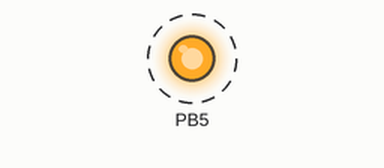
This program was run on a simulated ATmega328P, built with avr-gcc and emulated at 16 MHz. Parts: output pins drawn as LEDs (lit = HIGH). Dashed ring = blinking.

Above: at 0.2 s.
Timing chart, 0 to 3.0 s (numbered marks = the images above):
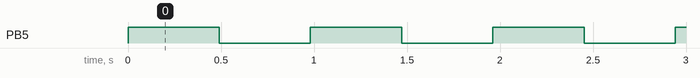

The program:

main.cpp
```cpp
// STANDARD LIBRARY
#include <stdint.h>

// AVR
#include <avr/io.h>

#define LED_PIN 5U

int main(void)
{
    /* Initialize the system */
    // set LED_BIT as output
    // all other pins are inputs
    DDRB = _BV(LED_PIN);

    /* Main loop */
    while (1) {
        // toggle led
        PORTB ^= _BV(LED_PIN);

        // short delay
        for(volatile long i = 0; i < 100000; ++i);

        for(volatile uint16_t d = UINT16_C(0); d < UINT16_C(1023); ++d) {
            for(volatile uint8_t delay = UINT8_C(0); delay < UINT8_C(255); ++delay) { ; }
        }
    }

    /* Satisfy compiler. Should never get here */
    return 0;
}
```

Measured:
- by itself, PB5: alternates HIGH for 0.49 s and LOW for 0.49 s
